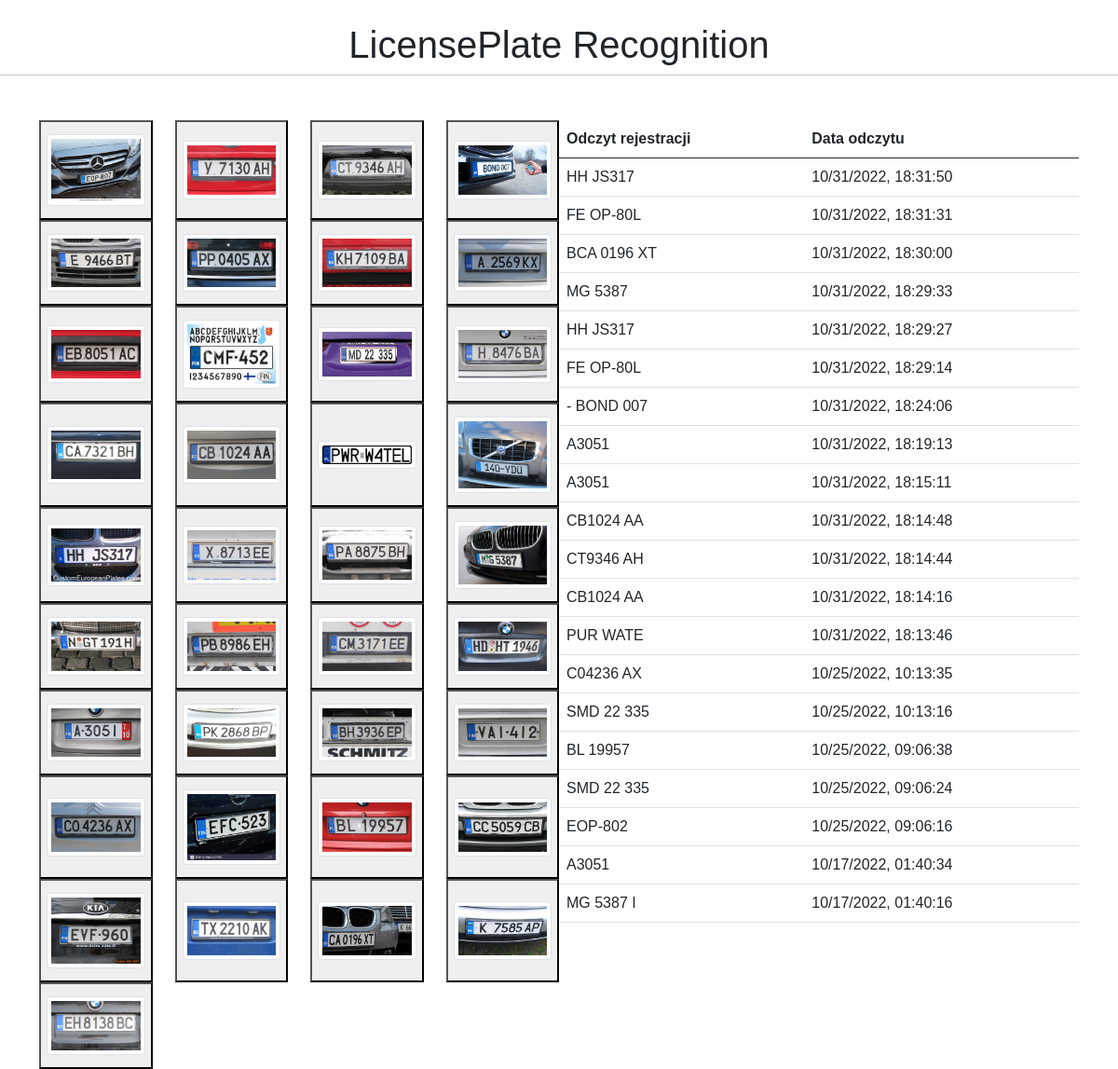
The page / on the database its author committed.
### tables this page shows
CREATE TABLE plates(plate_event_id INTEGER PRIMARY KEY AUTOINCREMENT, plate TEXT, data INTEGER);

### app.py (the view)
@app.route('/')
def index():
    hists = os.listdir('static/database_images')
    path = 'database_images/'
    hists = [file for file in hists]
    connection = sqlite3.connect('store_plates.db')
    cursor = connection.cursor()
    connection.commit()
    cursor.execute("select * from plates order by data DESC limit 20")
    database = cursor.fetchall()
    connection.close()
    return render_template('index.html', hists=hists, path=path,database=database)

### app.py (called while the page is built)
@app.template_filter('formatdatetime')
def format_datetime(value, format="%m/%d/%Y, %H:%M:%S"):
    if value is None:
        return ""
    return datetime.datetime.fromtimestamp(value).strftime(format)

### templates/index.html
{% extends "layout.html" %}
{% block content %}
<div class="container d-flex">
  <div class="row text-center text-lg-left">
{% for hist in hists %}
    <div class="col-lg-3 col-md-4 col-6">
      <button  class="d-block mb-4 h-100 imageButton" value="{{hist}}">
            <img class="img-fluid img-thumbnail" src="{{url_for('static', filename=path+hist)}}" alt="">
          </button>
    </div>
    {% endfor %}
  </div>
    <div id="response" class="col-sm-6 d-flex flex-column align-items-center">
        <table class="table">
  <thead>
    <tr>
      <th scope="col">Odczyt rejestracji</th>
      <th scope="col">Data odczytu</th>
    </tr>
  </thead>
  <tbody>
    {% for row in database %}
    <tr>
      <td>{{row[1]}}</td>
      <td>{{row[2]|formatdatetime}}</td>
    </tr>
    {% endfor %}
  </tbody>
</table>
    </div>
</div>
{% endblock %}

### templates/layout.html (shortened to what this page needs)
<!DOCTYPE html>
<html lang="pl">
<head>
    <link href="https://cdn.jsdelivr.net/npm/bootstrap@5.0.0/dist/css/bootstrap.min.css" rel="stylesheet">
    <link href="{{url_for('static', filename="style/style.css")}}" rel="stylesheet">
</head>
<body class="box-flex">
  <h1 class="font-weight-light text-center text-lg-left mt-4 mb-0">LicensePlate Recognition</h1>
  <hr class="mt-2 mb-5">
 {% block content %}{% endblock %}
</body>
</html>

### static/styles/style.css (style rules this page uses)
* { box-sizing: border-box; }
body { font-family: Verdana, sans-serif; }
img { vertical-align: middle; }

### rows shown on the page
plates: plate "HH JS317", data "10/31/2022, 18:31:50"
plates: plate "FE OP-80L", data "10/31/2022, 18:31:31"
plates: plate "BCA 0196 XT", data "10/31/2022, 18:30:00"
plates: plate "MG 5387", data "10/31/2022, 18:29:33"
plates: plate "HH JS317", data "10/31/2022, 18:29:27"
plates: plate "FE OP-80L", data "10/31/2022, 18:29:14"
plates: plate "- BOND 007", data "10/31/2022, 18:24:06"
plates: plate "A3051", data "10/31/2022, 18:19:13"
plates: plate "A3051", data "10/31/2022, 18:15:11"
plates: plate "CB1024 AA", data "10/31/2022, 18:14:48"
plates: plate "CT9346 AH", data "10/31/2022, 18:14:44"
plates: plate "CB1024 AA", data "10/31/2022, 18:14:16"
plates: plate "PUR WATE", data "10/31/2022, 18:13:46"
plates: plate "C04236 AX", data "10/25/2022, 10:13:35"
plates: plate "SMD 22 335", data "10/25/2022, 10:13:16"
plates: plate "BL 19957", data "10/25/2022, 09:06:38"
plates: plate "SMD 22 335", data "10/25/2022, 09:06:24"
plates: plate "EOP-802", data "10/25/2022, 09:06:16"
plates: plate "A3051", data "10/17/2022, 01:40:34"
plates: plate "MG 5387 I", data "10/17/2022, 01:40:16"
